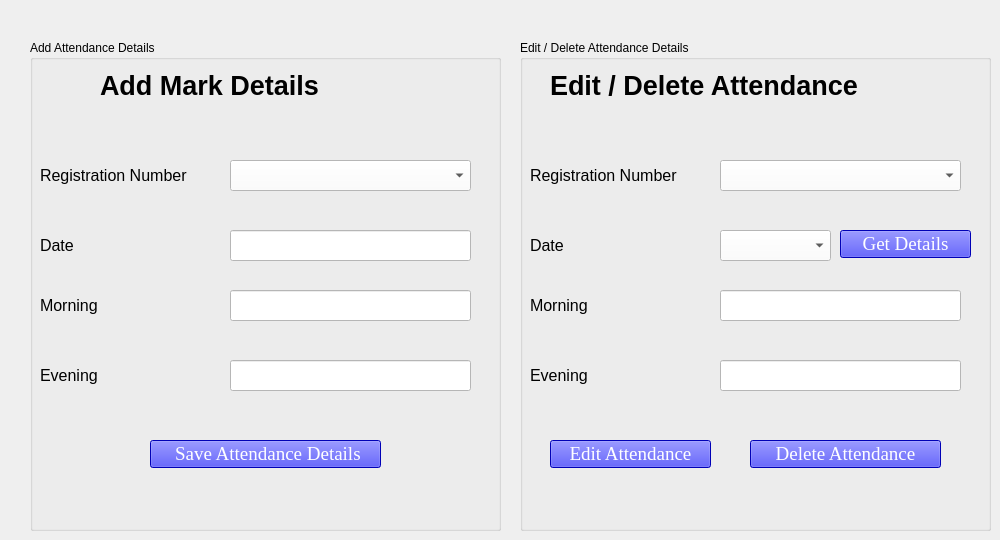
    <widget class="QWidget" name="tab_9">
     <attribute name="title">
      <string>Attendance</string>
     </attribute>
     <widget class="QGroupBox" name="groupBox_3">
      <property name="geometry">
       <rect>
        <x>30</x>
        <y>40</y>
        <width>471</width>
        <height>491</height>
       </rect>
      </property>
      <property name="title">
       <string>Add Attendance Details</string>
      </property>
      <widget class="QLabel" name="label_61">
       <property name="geometry">
        <rect>
         <x>70</x>
         <y>20</y>
         <width>361</width>
         <height>51</height>
        </rect>
       </property>
       <property name="font">
        <font>
         <pointsize>20</pointsize>
         <weight>75</weight>
         <bold>true</bold>
        </font>
       </property>
       <property name="text">
        <string>Add Mark Details</string>
       </property>
      </widget>
      <widget class="QLabel" name="label_62">
       <property name="geometry">
        <rect>
         <x>10</x>
         <y>120</y>
         <width>191</width>
         <height>31</height>
        </rect>
       </property>
       <property name="font">
        <font>
         <pointsize>12</pointsize>
        </font>
       </property>
       <property name="text">
        <string>Registration Number</string>
       </property>
      </widget>
      <widget class="QPushButton" name="save_attendance">
       <property name="geometry">
        <rect>
         <x>120</x>
         <y>400</y>
         <width>231</width>
         <height>28</height>
        </rect>
       </property>
       <property name="font">
        <font>
         <family>Times New Roman</family>
         <pointsize>14</pointsize>
         <weight>9</weight>
         <italic>false</italic>
         <bold>false</bold>
        </font>
       </property>
       <property name="styleSheet">
        <string notr="true">background-color: rgb(0, 0, 255);
color: rgb(255, 255, 255);
font: 75 14pt &quot;Times New Roman&quot;;
</string>
       </property>
       <property name="text">
        <string> Save Attendance Details</string>
       </property>
       <property name="default">
        <bool>false</bool>
       </property>
       <property name="flat">
        <bool>false</bool>
       </property>
      </widget>
      <widget class="QComboBox" name="acb11">
       <property name="geometry">
        <rect>
         <x>200</x>
         <y>120</y>
         <width>241</width>
         <height>31</height>
        </rect>
       </property>
       <property name="font">
        <font>
         <pointsize>11</pointsize>
        </font>
       </property>
       <property name="styleSheet">
        <string notr="true">background-color: rgb(255, 255, 255);</string>
       </property>
      </widget>
      <widget class="QLabel" name="label_63">
       <property name="geometry">
        <rect>
         <x>10</x>
         <y>190</y>
         <width>191</width>
         <height>31</height>
        </rect>
       </property>
       <property name="font">
        <font>
         <pointsize>12</pointsize>
        </font>
       </property>
       <property name="text">
        <string>Date</string>
       </property>
      </widget>
      <widget class="QLineEdit" name="atb11">
       <property name="geometry">
        <rect>
         <x>200</x>
         <y>190</y>
         <width>241</width>
         <height>31</height>
        </rect>
       </property>
       <property name="font">
        <font>
         <pointsize>12</pointsize>
        </font>
       </property>
       <property name="styleSheet">
        <string notr="true">background-color: rgb(255, 255, 255);</string>
       </property>
      </widget>
      <widget class="QLabel" name="label_64">
       <property name="geometry">
        <rect>
         <x>10</x>
         <y>250</y>
         <width>191</width>
         <height>31</height>
        </rect>
       </property>
       <property name="font">
        <font>
         <pointsize>12</pointsize>
        </font>
       </property>
       <property name="text">
        <string>Morning</string>
       </property>
      </widget>
      <widget class="QLabel" name="label_65">
       <property name="geometry">
        <rect>
         <x>10</x>
         <y>320</y>
         <width>191</width>
         <height>31</height>
        </rect>
       </property>
       <property name="font">
        <font>
         <pointsize>12</pointsize>
        </font>
       </property>
       <property name="text">
        <string>Evening</string>
       </property>
      </widget>
      <widget class="QLineEdit" name="atb12">
       <property name="geometry">
        <rect>
         <x>200</x>
         <y>250</y>
         <width>241</width>
         <height>31</height>
        </rect>
       </property>
       <property name="font">
        <font>
         <pointsize>12</pointsize>
        </font>
       </property>
       <property name="styleSheet">
        <string notr="true">background-color: rgb(255, 255, 255);</string>
       </property>
      </widget>
      <widget class="QLineEdit" name="atb13">
       <property name="geometry">
        <rect>
         <x>200</x>
         <y>320</y>
         <width>241</width>
         <height>31</height>
        </rect>
       </property>
       <property name="font">
        <font>
         <pointsize>12</pointsize>
        </font>
       </property>
       <property name="styleSheet">
        <string notr="true">background-color: rgb(255, 255, 255);</string>
       </property>
      </widget>
     </widget>
     <widget class="QGroupBox" name="groupBox_4">
      <property name="geometry">
       <rect>
        <x>520</x>
        <y>40</y>
        <width>471</width>
        <height>491</height>
       </rect>
      </property>
      <property name="title">
       <string>Edit / Delete Attendance Details</string>
      </property>
      <widget class="QLabel" name="label_66">
       <property name="geometry">
        <rect>
         <x>30</x>
         <y>20</y>
         <width>431</width>
         <height>51</height>
        </rect>
       </property>
       <property name="font">
        <font>
         <pointsize>20</pointsize>
         <weight>75</weight>
         <bold>true</bold>
        </font>
       </property>
       <property name="text">
        <string>Edit / Delete Attendance</string>
       </property>
      </widget>
      <widget class="QLabel" name="label_67">
       <property name="geometry">
        <rect>
         <x>10</x>
         <y>120</y>
         <width>191</width>
         <height>31</height>
        </rect>
       </property>
       <property name="font">
        <font>
         <pointsize>12</pointsize>
        </font>
       </property>
       <property name="text">
        <string>Registration Number</string>
       </property>
      </widget>
      <widget class="QPushButton" name="edit_attendance">
       <property name="geometry">
        <rect>
         <x>30</x>
         <y>400</y>
         <width>161</width>
         <height>28</height>
        </rect>
       </property>
       <property name="font">
        <font>
         <family>Times New Roman</family>
         <pointsize>14</pointsize>
         <weight>9</weight>
         <italic>false</italic>
         <bold>false</bold>
        </font>
       </property>
       <property name="styleSheet">
        <string notr="true">background-color: rgb(0, 0, 255);
color: rgb(255, 255, 255);
font: 75 14pt &quot;Times New Roman&quot;;
</string>
       </property>
       <property name="text">
        <string>Edit Attendance</string>
       </property>
       <property name="default">
        <bool>false</bool>
       </property>
       <property name="flat">
        <bool>false</bool>
       </property>
      </widget>
      <widget class="QComboBox" name="acb12">
       <property name="geometry">
        <rect>
         <x>200</x>
         <y>120</y>
         <width>241</width>
         <height>31</height>
        </rect>
       </property>
       <property name="font">
        <font>
         <pointsize>11</pointsize>
        </font>
       </property>
       <property name="styleSheet">
        <string notr="true">background-color: rgb(255, 255, 255);</string>
       </property>
      </widget>
      <widget class="QLabel" name="label_68">
       <property name="geometry">
        <rect>
         <x>10</x>
         <y>190</y>
         <width>191</width>
         <height>31</height>
        </rect>
       </property>
       <property name="font">
        <font>
         <pointsize>12</pointsize>
        </font>
       </property>
       <property name="text">
        <string>Date</string>
       </property>
      </widget>
      <widget class="QLabel" name="label_69">
       <property name="geometry">
        <rect>
         <x>10</x>
         <y>250</y>
         <width>191</width>
         <height>31</height>
        </rect>
       </property>
       <property name="font">
        <font>
         <pointsize>12</pointsize>
        </font>
       </property>
       <property name="text">
        <string>Morning</string>
       </property>
      </widget>
      <widget class="QLabel" name="label_70">
       <property name="geometry">
        <rect>
         <x>10</x>
         <y>320</y>
         <width>191</width>
         <height>31</height>
        </rect>
       </property>
       <property name="font">
        <font>
         <pointsize>12</pointsize>
        </font>
       </property>
       <property name="text">
        <string>Evening</string>
       </property>
      </widget>
      <widget class="QLineEdit" name="atb14">
       <property name="geometry">
        <rect>
         <x>200</x>
         <y>250</y>
         <width>241</width>
         <height>31</height>
        </rect>
       </property>
       <property name="font">
        <font>
         <pointsize>12</pointsize>
        </font>
       </property>
       <property name="styleSheet">
        <string notr="true">background-color: rgb(255, 255, 255);</string>
       </property>
      </widget>
      <widget class="QLineEdit" name="atb15">
       <property name="geometry">
        <rect>
         <x>200</x>
         <y>320</y>
         <width>241</width>
         <height>31</height>
        </rect>
       </property>
       <property name="font">
        <font>
         <pointsize>12</pointsize>
        </font>
       </property>
       <property name="styleSheet">
        <string notr="true">background-color: rgb(255, 255, 255);</string>
       </property>
      </widget>
      <widget class="QComboBox" name="acb13">
       <property name="geometry">
        <rect>
         <x>200</x>
         <y>190</y>
         <width>111</width>
         <height>31</height>
        </rect>
       </property>
       <property name="font">
        <font>
         <pointsize>11</pointsize>
        </font>
       </property>
       <property name="styleSheet">
        <string notr="true">background-color: rgb(255, 255, 255);</string>
       </property>
      </widget>
      <widget class="QPushButton" name="get_details_2">
       <property name="geometry">
        <rect>
         <x>320</x>
         <y>190</y>
         <width>131</width>
         <height>28</height>
        </rect>
       </property>
       <property name="font">
        <font>
         <family>Times New Roman</family>
         <pointsize>14</pointsize>
         <weight>9</weight>
         <italic>false</italic>
         <bold>false</bold>
        </font>
       </property>
       <property name="styleSheet">
        <string notr="true">background-color: rgb(0, 0, 255);
color: rgb(255, 255, 255);
font: 75 14pt &quot;Times New Roman&quot;;
</string>
       </property>
       <property name="text">
        <string>Get Details</string>
       </property>
       <property name="default">
        <bool>false</bool>
       </property>
       <property name="flat">
        <bool>false</bool>
       </property>
      </widget>
      <widget class="QPushButton" name="delete_attendance">
       <property name="geometry">
        <rect>
         <x>230</x>
         <y>400</y>
         <width>191</width>
         <height>28</height>
        </rect>
       </property>
       <property name="font">
        <font>
         <family>Times New Roman</family>
         <pointsize>14</pointsize>
         <weight>9</weight>
         <italic>false</italic>
         <bold>false</bold>
        </font>
       </property>
       <property name="styleSheet">
        <string notr="true">background-color: rgb(0, 0, 255);
color: rgb(255, 255, 255);
font: 75 14pt &quot;Times New Roman&quot;;
</string>
       </property>
       <property name="text">
        <string>Delete Attendance</string>
       </property>
       <property name="default">
        <bool>false</bool>
       </property>
       <property name="flat">
        <bool>false</bool>
       </property>
      </widget>
     </widget>
    </widget>
